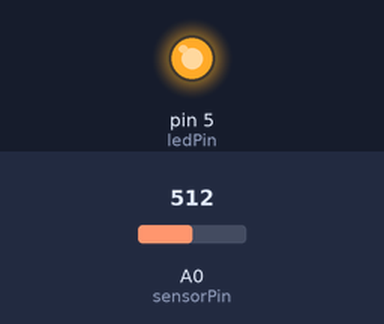
A sketch run on a simulated Arduino Uno, built with avr-gcc and run on an emulated ATmega328P. Shown: output pins drawn as LEDs (lit = HIGH). Inputs (shaded band) come from the test bench; at power-on: A0 (sensorPin) = 512. What the sketch prints to the serial monitor is not drawn.

Above: at 0.05 s.
Timing chart, 0 to 3.0 s (numbered marks = the images above):
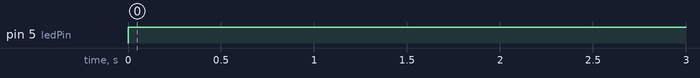

The sketch:

humidity.ino
```cpp
int sensorPin = A0;    // select the input pin for the potentiometer
int ledPin = 5;      // select the pin for the LED
int sensorValue = 0;  // variable to store the value coming from the sensor

void setup() {
  // declare the ledPin as an OUTPUT:
  pinMode(ledPin, OUTPUT);
  Serial.begin(9600);
}

void loop() {
  // read the value from the sensor:
  sensorValue = analogRead(sensorPin);
  float voltage= sensorValue * (5.0 / 1024.0);

  float humidity = (voltage - 0.958)/0.0307;


  // turn the ledPin on
  digitalWrite(ledPin, HIGH);
  delay(1000);
  // turn the ledPin off:
  digitalWrite(ledPin, LOW);
  Serial.println(humidity);
}
```

Measured:
- by itself, pin 5 (ledPin): LOW → HIGH at 0.00 s
